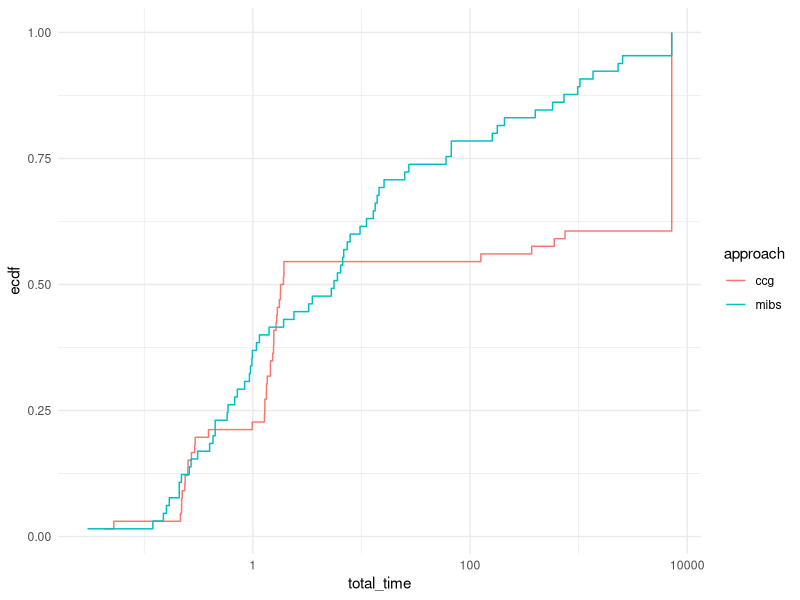
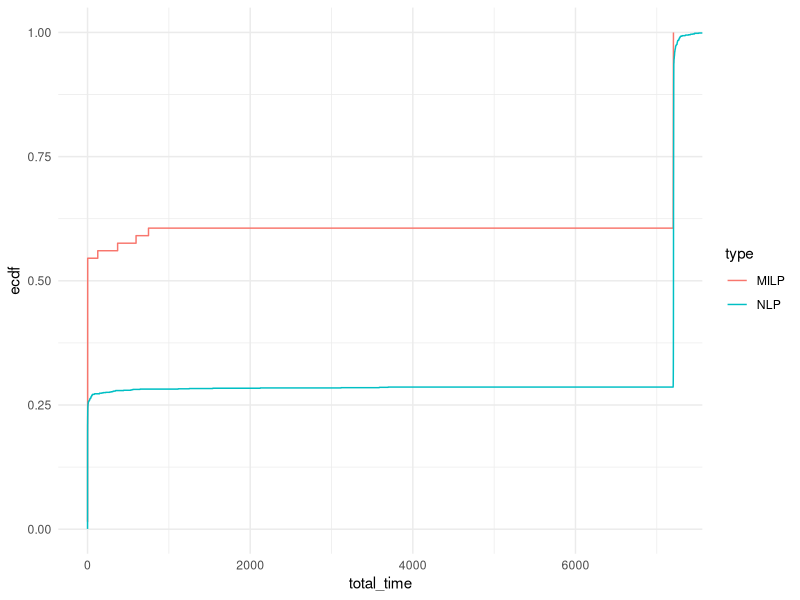
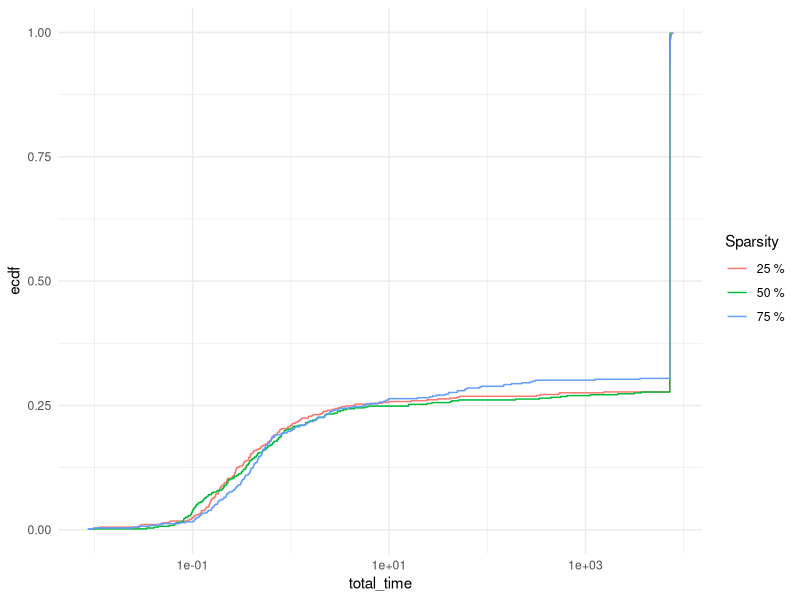
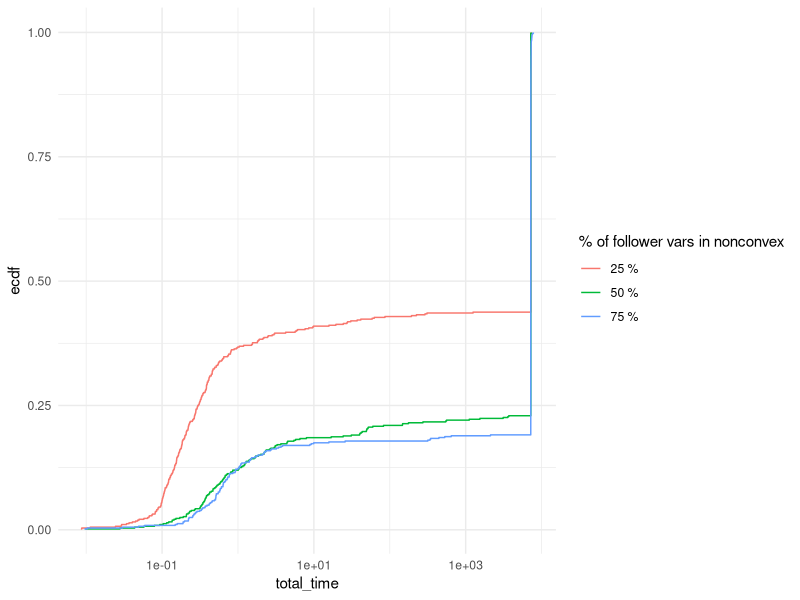
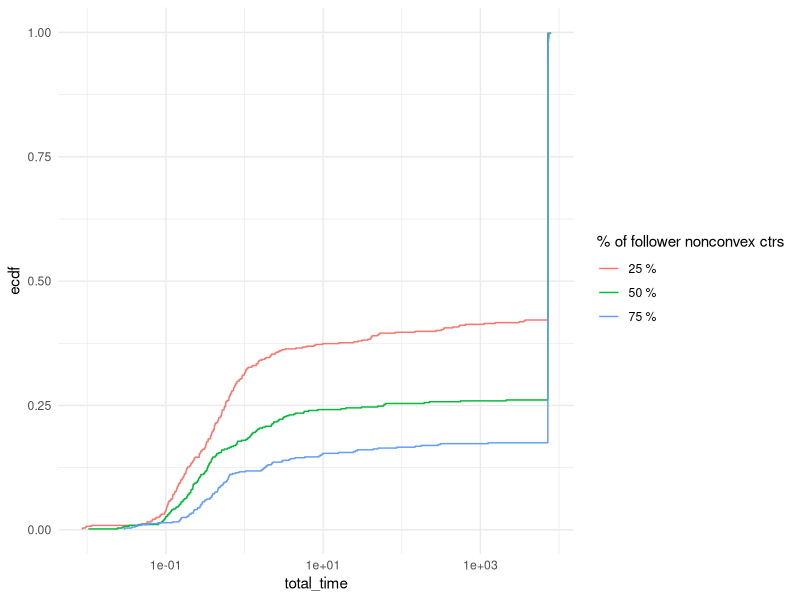

These charts were generated, in order, by the following R code:
## ---- chunk 1
library(rmarkdown)
library(kableExtra)
library(ggplot2)
library(stringr)
suppressPackageStartupMessages(library(dplyr))
## ---- chunk 2
results = read.table("./results_ccg.csv", header = FALSE, sep = ',')
colnames(results) <- c("tag", "instance", "n_leader_vars", "n_leader_ctrs", "n_follower_vars", "n_follower_ctrs", "n_uncertainty_vars", "n_uncertainty_ctrs", "n_second_stage_vars", "n_second_stage_ctrs", "total_time", "master_time", "exact_follower_time", "penalized_follower_time", "best_bound", "best_obj", "n_inner_iterations", "n_outer_iterations", "repeated_scenario", "feasible_found", "blank")
results = results %>% mutate(type = ifelse(grepl("milp", instance, ignore.case = TRUE), "MILP", "NLP"))
results$tag = NULL
results$blank = NULL
results$gap_percent = (results$best_obj - results$best_bound) / results$best_obj * 100
results$approach = "ccg"
## ---- chunk 3
paged_table(results)
## ---- chunk 4
results_mibs = read.table("./results_mibs.csv", header = FALSE, sep = ',')
colnames(results_mibs) <- c("instance", "total_time", "best_obj", "log_file")
results_mibs$approach = "mibs"
## ---- chunk 5
# Solved instances
solved_summary <- results %>%
  filter(total_time < 7200) %>%
  group_by(type, n_leader_vars, n_leader_ctrs, n_follower_vars, n_follower_ctrs) %>%
  summarise(
    solved_avg_total_time = mean(total_time),
    solved_avg_master_time = mean(master_time),
    solved_avg_exact_follower_time = mean(exact_follower_time),
    solved_avg_penalized_follower_time = mean(exact_follower_time),
    solved_avg_n_inner_iterations = mean(n_inner_iterations),
    solved_avg_n_outer_iterations = mean(n_outer_iterations),
    solved_avg_gap = mean(gap_percent),
    solved_count = n(),
    .groups = "drop"
  )

# Failed instances
failed_summary <- results %>%
  filter(repeated_scenario == 1) %>%
  group_by(type, n_leader_vars, n_leader_ctrs, n_follower_vars, n_follower_ctrs) %>%
  summarise(
    failed_avg_total_time = mean(total_time),
    failed_avg_n_inner_iterations = mean(n_inner_iterations),
    failed_avg_n_outer_iterations = mean(n_outer_iterations),
    failed_avg_gap = mean(gap_percent),
    failed_count = n(),
    .groups = "drop"
  )

# Unsolved instances
unsolved_summary <- results %>%
  filter(!(total_time < 7200) & !(repeated_scenario == 1)) %>%
  group_by(type, n_leader_vars, n_leader_ctrs, n_follower_vars, n_follower_ctrs) %>%
  summarise(
    unsolved_avg_n_inner_iterations = mean(n_inner_iterations),
    unsolved_avg_n_outer_iterations = mean(n_outer_iterations),
    unsolved_avg_gap = mean(gap_percent),
    unsolved_count = n(),
    .groups = "drop"
  )

# Merge summaries
final_summary <- full_join(solved_summary, failed_summary, by = c("type", "n_leader_vars", "n_leader_ctrs", "n_follower_vars", "n_follower_ctrs")) %>%
  full_join(unsolved_summary, by = c("type", "n_leader_vars", "n_leader_ctrs", "n_follower_vars", "n_follower_ctrs")) %>%
  arrange(type, n_leader_vars, n_leader_ctrs, n_follower_vars, n_follower_ctrs)


# Replace NAs with 0 for counts
#final_summary[is.na(final_summary)] <- "-"

options(knitr.kable.NA = '--')

# Print the final summary
kable(final_summary, 
      format = "html",
      col.names = c("Type", "N. Var.", "N. Ctr.", "N. Var.", "N. Ctr.", "Total", "Master", "Exact F.", "Penalized F.", "Inner", "Outer", "Gap (%)", "Count", "Total", "Inner", "Outer", "Gap (%)", "Count", "Inner", "Outer", "Gap (%)", "Count"),
      digits = c(matrix(0, ncol = 5), matrix(2, ncol = 7), 0, matrix(2, ncol = 4), 0, matrix(2, ncol = 3), 0)) %>%
  kable_classic(full_width = F, html_font = "Cambria") %>%
  add_header_above(c(" ", "Leader" = 2, "Follower" = 2, "Time" = 4, "Iterations" = 2, " " = 2, "Time", "Iterations" = 2, " " = 2, "Iterations" = 2, " " = 2)) %>%
  add_header_above(c("Instance" = 5, "Solved" = 8, "Failed" = 5, "Unsolved" = 4))

## ---- chunk 6
results_milp = rbind(
  results[results$type == "MILP",c("instance", "approach", "total_time", "best_obj")],
  results_mibs[,c("instance", "approach", "total_time", "best_obj")]
)
## ---- chunk 7
ggplot(results_milp, aes(x = total_time, col = approach)) + 
  stat_ecdf(pad = FALSE) +
  #coord_cartesian(xlim = c(0,7200)) +
  scale_x_log10() +
  theme_minimal()
## ---- chunk 8
ggplot(results[results$repeated_scenario == 0,], aes(x = total_time, col = type)) + 
  stat_ecdf(pad = FALSE) +
  coord_cartesian(xlim = c(0,7200)) +
  theme_minimal()
## ---- chunk 9
nlp_results = results[results$type == "NLP",]

matches = str_match(nlp_results$instance, "_p(\\d+)_k(\\d+)_s(\\d+)\\.")

# Extract the parameters from the matches
nlp_results$param_p <- as.integer(matches[, 2])
nlp_results$param_k <- as.integer(matches[, 3])
nlp_results$param_s <- as.integer(matches[, 4])
## ---- chunk 10
ggplot(nlp_results[nlp_results$repeated_scenario == 0,], aes(x = total_time, col = paste0(param_s, " %"))) + 
  stat_ecdf(pad = FALSE) +
  # coord_cartesian(xlim = c(0,7200)) +
  scale_x_log10() +
  theme_minimal() +
  labs(color = "Sparsity")
## ---- chunk 11
ggplot(nlp_results[nlp_results$repeated_scenario == 0,], aes(x = total_time, col = paste0(param_p, " %"))) + 
  stat_ecdf(pad = FALSE) +
  # coord_cartesian(xlim = c(0,7200)) +
  scale_x_log10() +
  theme_minimal() +
  labs(color = "% of follower vars in nonconvex")
## ---- chunk 12
ggplot(nlp_results[nlp_results$repeated_scenario == 0,], aes(x = total_time, col = paste0(param_k, " %"))) + 
  stat_ecdf(pad = FALSE) +
  # coord_cartesian(xlim = c(0,7200)) +
  scale_x_log10() +
  theme_minimal() +
  labs(color = "% of follower nonconvex ctrs")
